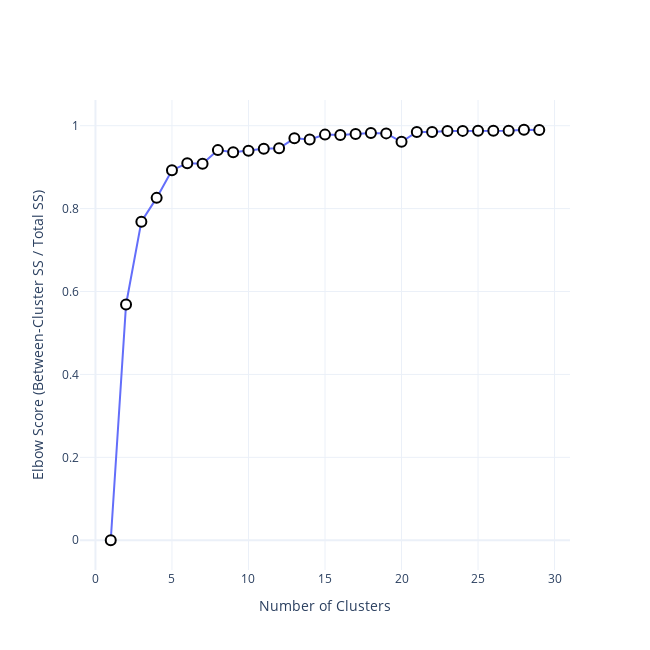

The notebook cell saved with this chart:
### Markdown cell above
Let's try to find some clusters between schools.

Since we have the school's location, a natural approach might be to find school clusters based on proximity. These clusters can be used as inputs by our model.

### Code cell
from verticapy.machine_learning.model_selection import elbow

elbow(
    africa,
    X = ["lon", "lat"],
    n_cluster = (1, 30),
    show = True,
)

### Figure 1 — Plotly figure (JSON) as saved in the notebook; plotly's stock layout.template omitted (floating-point values rounded to 4 significant figures)
{"data": [{"hovertemplate": "x=%{x}<br>y=%{y}<extra></extra>", "legendgroup": "", "line": {"color": "#636efa", "dash": "solid"}, "marker": {"color": "white", "line": {"color": "black", "width": 2}, "size": 10, "symbol": "circle"}, "mode": "markers+lines", "name": "", "orientation": "v", "showlegend": false, "type": "scatter", "x": [1, 2, 3, 4, 5, 6, 7, 8, 9, 10, 11, 12, 13, 14, 15, 16, 17, 18, 19, 20, 21, 22, 23, 24, 25, 26, 27, 28, 29], "xaxis": "x", "y": [0, 0.5688, 0.7686, 0.8259, 0.8927, 0.9092, 0.9083, 0.9411, 0.9361, 0.9396, 0.9444, 0.9457, 0.9696, 0.9667, 0.9785, 0.9773, 0.9798, 0.9826, 0.9814, 0.9611, 0.9847, 0.9848, 0.987, 0.9875, 0.988, 0.988, 0.9878, 0.9902, 0.9895], "yaxis": "y"}], "layout": {"height": 650, "width": 650, "xaxis": {"title": {"text": "Number of Clusters"}}, "yaxis": {"title": {"text": "Elbow Score (Between-Cluster SS / Total SS)"}}}}
